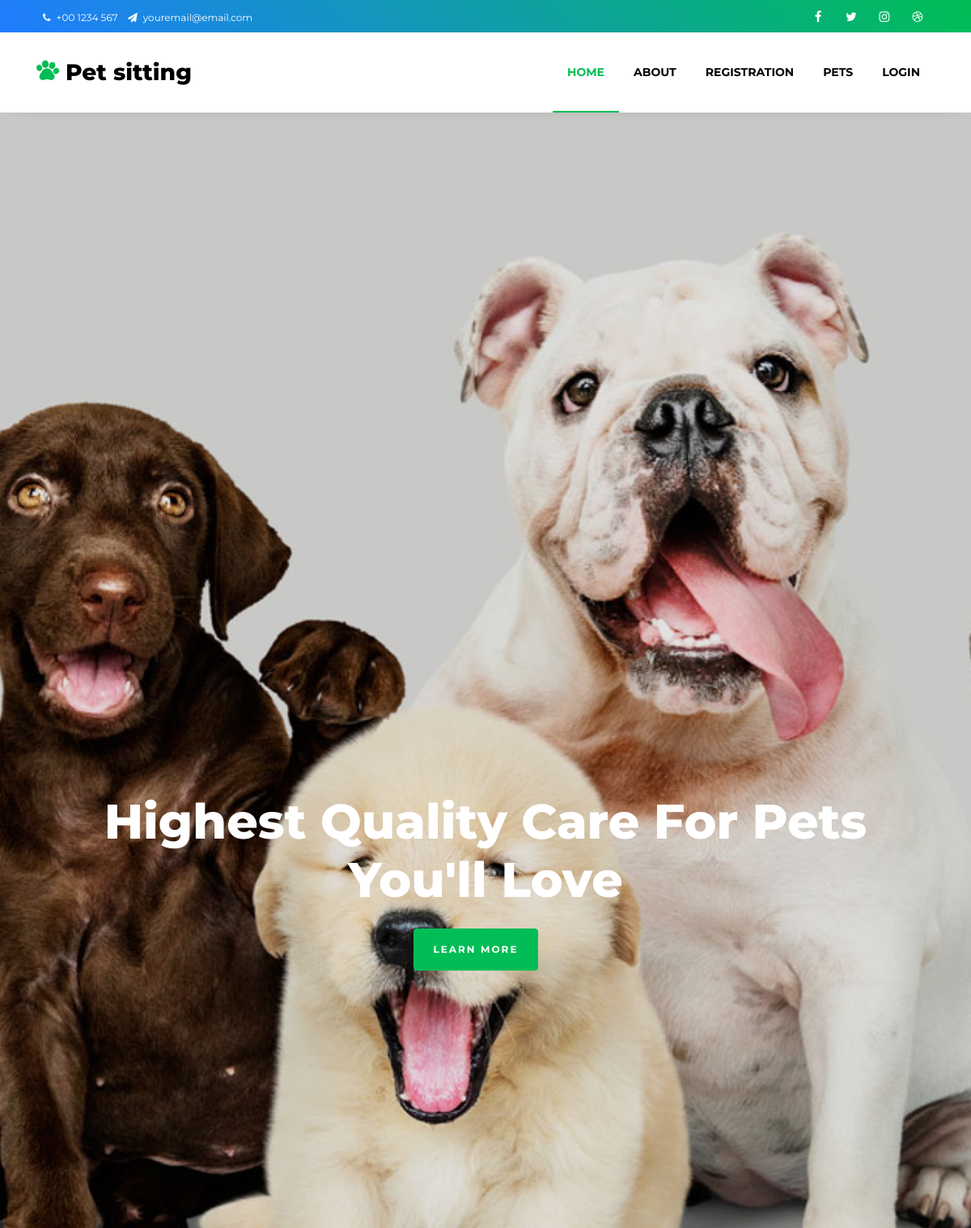
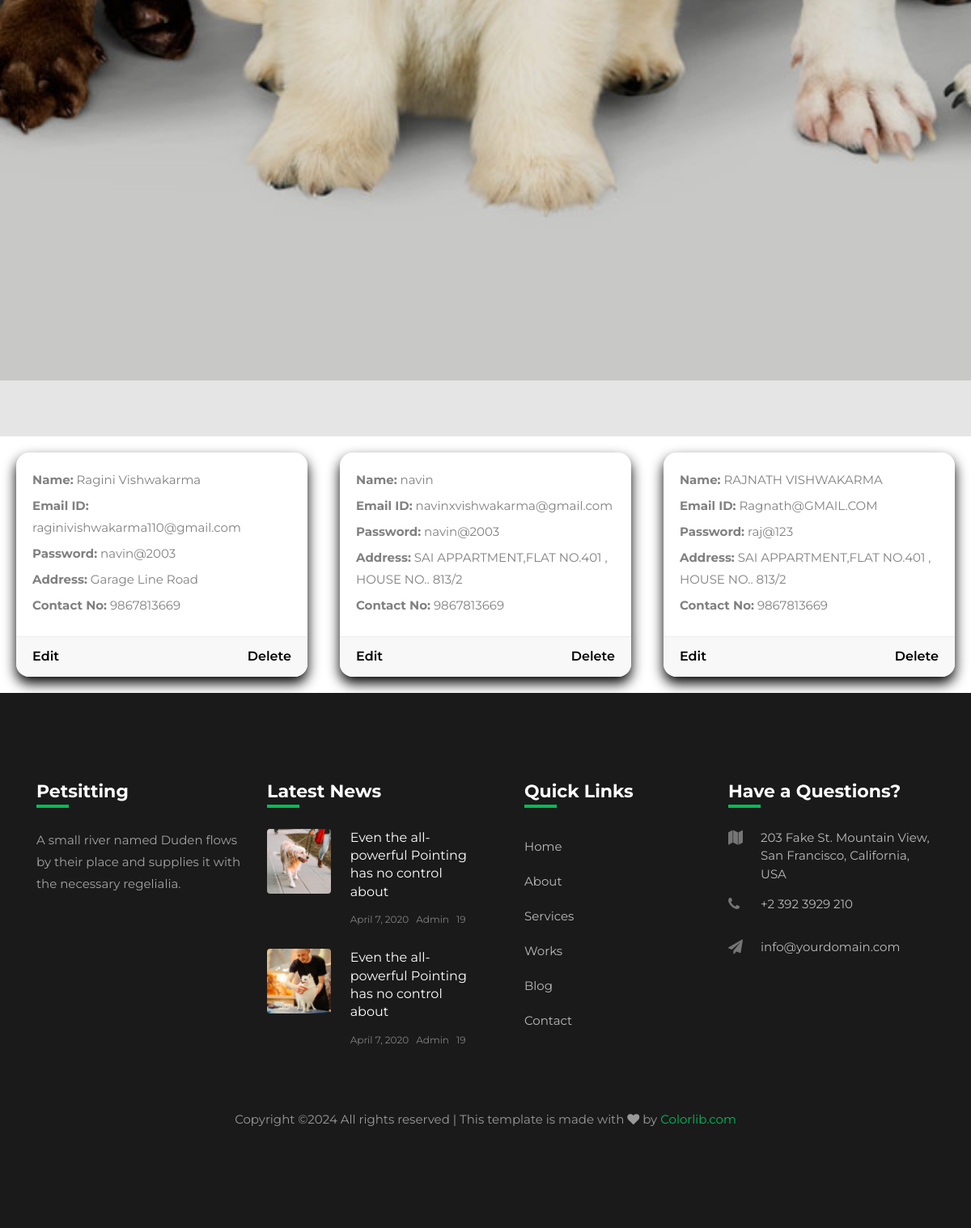
Screenshot of /custlist/ with the database file from the repository (2 pictures, top to bottom).
### PetApp/models.py (models this page shows)
class Customer(models.Model):
    name=models.CharField(max_length=50)
    emailId=models.EmailField(primary_key=True)
    password=models.CharField(max_length=30)
    address=models.CharField(max_length=100)
    contactNo=models.IntegerField()

### PetApp/views.py (the view)
# urls.py: path('custlist/',views.CustomerListView.as_view(),name='custlist'),
class CustomerListView(ListView):
    model=Customer
    context_object_name='customers'
    template_name='PetApp/CustomerList.html'

### templates/PetApp/CustomerList.html (shortened to what this page needs)
<!DOCTYPE html>
<html lang="en">
<head>
</head>
<body>
    {% include 'petapp/Header.html'%}
    <div class="customer-container">
        {% for c in customers %}
        <div class="customer-card">
            <div class="customer-details">
                <p><strong>Name:</strong> {{ c.name }}</p>
                <p><strong>Email ID:</strong> {{ c.emailId }}</p>
                <p><strong>Password:</strong> {{ c.password }}</p>
                <p><strong>Address:</strong> {{ c.address }}</p>
                <p><strong>Contact No:</strong> {{ c.contactNo }}</p>
            </div>
            <div class="customer-actions">
                <a href='edit/{{ c.emailId }}'>Edit</a>
                <a href='delete/{{ c.emailId }}'>Delete</a>
            </div>
        </div>
        {% endfor %}
    </div>
    {% include 'petapp/Footer.html'%}
</body>
</html>

### templates/PetApp/CustomerList.html (style rules this page uses)
.customer-container { display: flex; flex-wrap: wrap; justify-content: center; }
.customer-card { flex: 0 0 calc(33.33% - 40px); display: flex; flex-direction: column; background-color: #ffffff; border-radius: 16px; box-shadow: 0 8px 16px black; margin-bottom: 20px; width: 300px; overflow: hidden; transition: transform 0.2s ease; margin: 20px; }
.customer-details { padding: 20px; }
.customer-details p { margin: 0 0 5px 0; }
.customer-actions { display: flex; justify-content: space-between; align-items: center; padding: 10px 20px; background-color: #f8f8f8; border-top: 1px solid #eee; }
.customer-actions a { text-decoration: none; color: black; transition: color 0.3s ease; font-size: 16px; font-weight: 600; }

### rows the page displays
Customer: name "Ragini Vishwakarma", emailId "raginivishwakarma110@gmail.com", password "navin@2003", address "Garage Line Road", contactNo "9867813669"
Customer: name "navin", emailId "navinxvishwakarma@gmail.com", password "navin@2003", address "SAI APPARTMENT,FLAT NO.401 , HOUSE NO.. 813/2", contactNo "9867813669"
Customer: name "RAJNATH VISHWAKARMA", emailId "Ragnath@GMAIL.COM", password "raj@123", address "SAI APPARTMENT,FLAT NO.401 , HOUSE NO.. 813/2", contactNo "9867813669"
